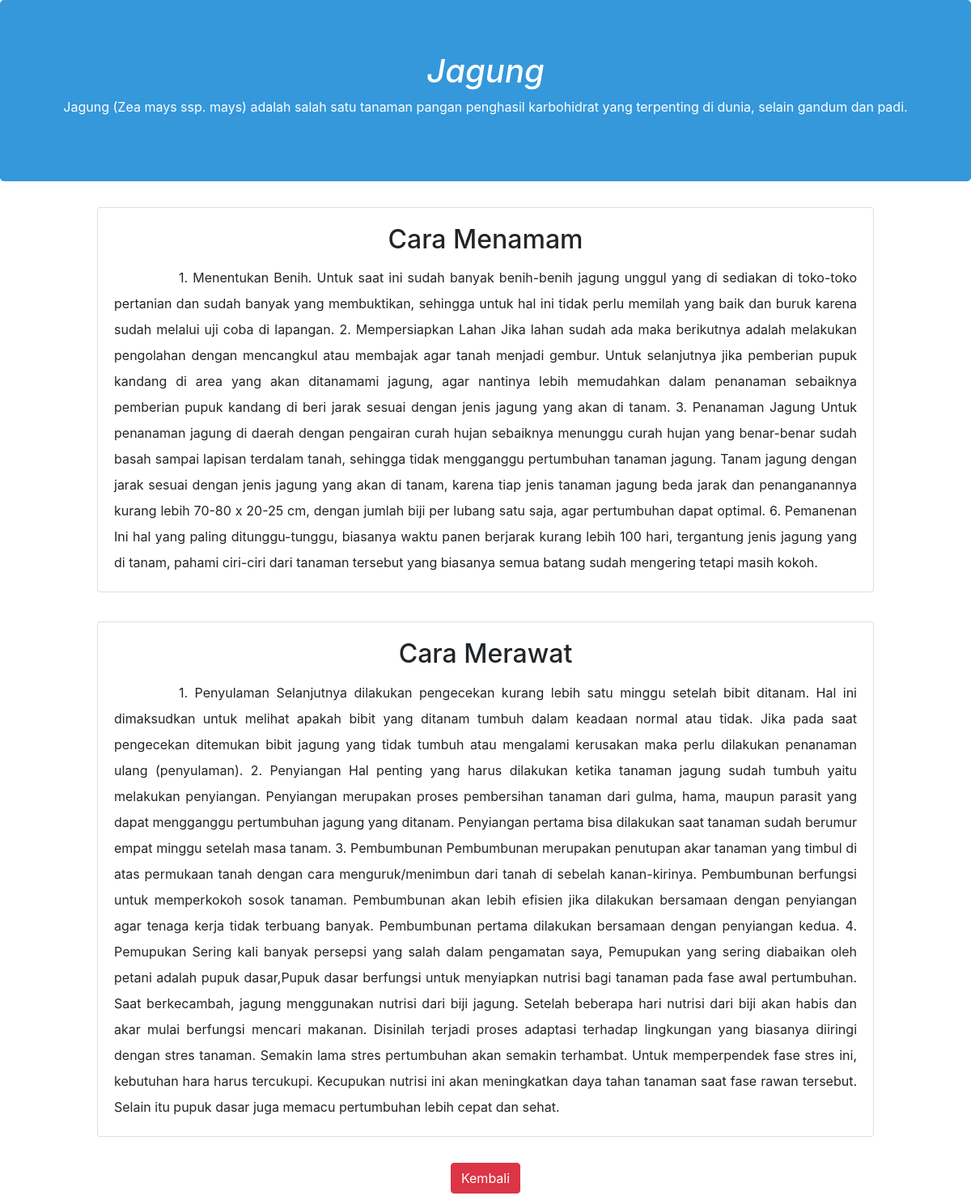
The app's page /artikel.php?id=36 with its own data.
### tables this page shows
CREATE TABLE `artikel` (
  `id_artikel` int(11) NOT NULL,
  `id_tanaman` int(11) NOT NULL,
  `deskripsi` text NOT NULL,
  `cara_menanam` text NOT NULL,
  `cara_merawat` text NOT NULL
);

CREATE TABLE `jenis_tanaman` (
  `id_tanaman` int(11) NOT NULL,
  `nama` varchar(45) NOT NULL
);

### artikel.php (the view, shortened to what this page needs)
<?php
    include "koneksi.php";
    $id = $_GET["id"];
    $qartikel = "SELECT * from artikel, jenis_tanaman where artikel.id_tanaman = jenis_tanaman.id_tanaman and jenis_tanaman.id_tanaman = $id";
    $data_artikel = $conn->query($qartikel)->fetch_assoc();
?>
<!DOCTYPE html>
<html lang="en">
<head>
    <link rel="stylesheet" href="css/style-artikel.css">
    <link rel="stylesheet" href="node_modules/bootstrap/dist/css/bootstrap.min.css">
</head>
<body>
    <div class="jumbotron text-center bg" style="background-color: #3498DB;">
        <div class="container isijumbotron">
            <h1 class="jumbotron-heading"><i><?= $data_artikel["nama"] ?></i></h1>
            <p><?= $data_artikel["deskripsi"] ?></p>
        </div>
    </div>
    <div class="card" style="width: 80%;">
        <div class="card-body">
            <h2 class="card-title text-center">Cara Menamam</h2>
            <p class="card-text text-justify"><?= $data_artikel["cara_menanam"] ?></p>
        </div>
    </div>
    <div class="card card2" style="width: 80%;">
        <div class="card-body">
            <h2 class="card-title text-center">Cara Merawat</h2>
            <p class="card-text text-justify"><?= $data_artikel["cara_merawat"] ?></p>
        </div>
    </div>
    <div class="text-center" style="margin-top: 2%;">
        <a href="belajar.php" type="button" class="btn btn-danger my-2">Kembali</a>
    </div>
</body>
</html>

### css/style-artikel.css (style rules this page uses)
.jumbotron { color: white; }
.card { margin-right: auto; margin-left: auto; }
.card2 { margin-top: 3%; }
.card-text { text-indent: 5em; line-height: 2em; }

### records on screen
artikel: id_tanaman.nama "Jagung", deskripsi "Jagung (Zea mays ssp. mays) adalah salah satu tanaman pangan penghasil karbohidrat yang terpenting di dunia, selain gandum dan padi.", cara_menanam "1. Menentukan Benih. Untuk saat ini sudah banyak benih-benih jagung unggul yang di sediakan di toko-toko pertanian dan sudah banyak yang membuktikan, sehingga untuk hal ini tidak perlu memilah yang baik dan buruk karena sudah melalui uji coba di lapangan. 2. Mempersiapkan Lahan Jika lahan sudah ada maka berikutnya adalah melakukan pengolahan dengan mencangkul atau membajak agar tanah menjadi gembur. Untuk selanjutnya jika pemberian pupuk kandang di area yang akan ditanamami jagung, agar nantinya lebih memudahkan dalam penanaman sebaiknya pemberian pupuk kandang di beri jarak sesuai dengan jenis jagung yang akan di tanam. 3. Penanaman Jagung Untuk penanaman jagung di daerah dengan pengairan…", cara_merawat "1. Penyulaman Selanjutnya dilakukan pengecekan kurang lebih satu minggu setelah bibit ditanam. Hal ini dimaksudkan untuk melihat apakah bibit yang ditanam tumbuh dalam keadaan normal atau tidak. Jika pada saat pengecekan ditemukan bibit jagung yang tidak tumbuh atau mengalami kerusakan maka perlu dilakukan penanaman ulang (penyulaman). 2. Penyiangan Hal penting yang harus dilakukan ketika tanaman jagung sudah tumbuh yaitu melakukan penyiangan. Penyiangan merupakan proses pembersihan tanaman dari gulma, hama, maupun parasit yang dapat mengganggu pertumbuhan jagung yang ditanam. Penyiangan pertama bisa dilakukan saat tanaman sudah berumur empat minggu setelah masa tanam. 3. Pembumbunan…"
